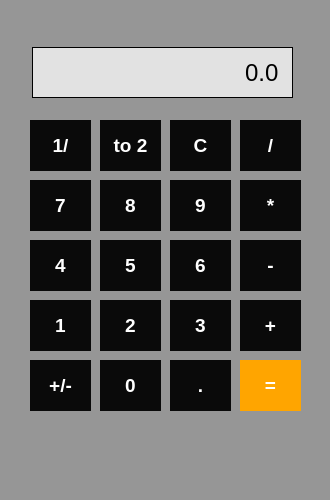
<?xml version="1.0" encoding="UTF-8"?>
<ui version="4.0">
 <class>Calculator</class>
 <widget class="QMainWindow" name="Calculator">
  <property name="geometry">
   <rect>
    <x>0</x>
    <y>0</y>
    <width>330</width>
    <height>500</height>
   </rect>
  </property>
  <property name="minimumSize">
   <size>
    <width>330</width>
    <height>500</height>
   </size>
  </property>
  <property name="maximumSize">
   <size>
    <width>330</width>
    <height>500</height>
   </size>
  </property>
  <property name="windowTitle">
   <string>Calculator</string>
  </property>
  <property name="styleSheet">
   <string notr="true">background-color: rgb(150, 150, 150)</string>
  </property>
  <widget class="QWidget" name="centralwidget">
   <widget class="QPushButton" name="MathBtnMultiply">
    <property name="geometry">
     <rect>
      <x>240</x>
      <y>180</y>
      <width>61</width>
      <height>51</height>
     </rect>
    </property>
    <property name="font">
     <font>
      <pointsize>14</pointsize>
      <bold>true</bold>
     </font>
    </property>
    <property name="styleSheet">
     <string notr="true">QPushButton {
	background-color: rgb(10, 10, 10);
	border:  none;
	color:  white;
}

QPushButton:pressed {
	background-color: rgb(100, 100, 100);
	color:  white;
}

QPushButton:hover {
	background-color: rgb(60, 160, 60);
	color: white;
}</string>
    </property>
    <property name="text">
     <string>*</string>
    </property>
   </widget>
   <widget class="QPushButton" name="MathBtnDivide">
    <property name="geometry">
     <rect>
      <x>240</x>
      <y>120</y>
      <width>61</width>
      <height>51</height>
     </rect>
    </property>
    <property name="font">
     <font>
      <pointsize>14</pointsize>
      <bold>true</bold>
     </font>
    </property>
    <property name="styleSheet">
     <string notr="true">QPushButton {
	background-color: rgb(10, 10, 10);
	border:  none;
	color:  white;
}

QPushButton:pressed {
	background-color: rgb(100, 100, 100);
	color:  white;
}

QPushButton:hover {
	background-color: rgb(60, 160, 60);
	color: white;
}</string>
    </property>
    <property name="text">
     <string>/</string>
    </property>
   </widget>
   <widget class="QPushButton" name="Button8">
    <property name="geometry">
     <rect>
      <x>100</x>
      <y>180</y>
      <width>61</width>
      <height>51</height>
     </rect>
    </property>
    <property name="font">
     <font>
      <pointsize>14</pointsize>
      <bold>true</bold>
     </font>
    </property>
    <property name="styleSheet">
     <string notr="true">QPushButton {
	background-color: rgb(10, 10, 10);
	border:  none;
	color:  white;
}

QPushButton:pressed {
	background-color: rgb(100, 100, 100);
	color:  white;
}

QPushButton:hover {
	background-color: rgb(60, 160, 60);
	color: white;
}</string>
    </property>
    <property name="text">
     <string>8</string>
    </property>
   </widget>
   <widget class="QPushButton" name="Button2">
    <property name="geometry">
     <rect>
      <x>100</x>
      <y>300</y>
      <width>61</width>
      <height>51</height>
     </rect>
    </property>
    <property name="font">
     <font>
      <pointsize>14</pointsize>
      <bold>true</bold>
     </font>
    </property>
    <property name="styleSheet">
     <string notr="true">QPushButton {
	background-color: rgb(10, 10, 10);
	border:  none;
	color:  white;
}

QPushButton:pressed {
	background-color: rgb(100, 100, 100);
	color:  white;
}

QPushButton:hover {
	background-color: rgb(60, 160, 60);
	color: white;
}</string>
    </property>
    <property name="text">
     <string>2</string>
    </property>
   </widget>
   <widget class="QPushButton" name="Btn1bySth">
    <property name="geometry">
     <rect>
      <x>30</x>
      <y>120</y>
      <width>61</width>
      <height>51</height>
     </rect>
    </property>
    <property name="font">
     <font>
      <pointsize>14</pointsize>
      <bold>true</bold>
     </font>
    </property>
    <property name="styleSheet">
     <string notr="true">QPushButton {
	background-color: rgb(10, 10, 10);
	border:  none;
	color:  white;
}

QPushButton:pressed {
	background-color: rgb(100, 100, 100);
	color:  white;
}

QPushButton:hover {
	background-color: rgb(60, 160, 60);
	color: white;
}</string>
    </property>
    <property name="text">
     <string>1/</string>
    </property>
   </widget>
   <widget class="QPushButton" name="Button1">
    <property name="geometry">
     <rect>
      <x>30</x>
      <y>300</y>
      <width>61</width>
      <height>51</height>
     </rect>
    </property>
    <property name="font">
     <font>
      <pointsize>14</pointsize>
      <bold>true</bold>
     </font>
    </property>
    <property name="styleSheet">
     <string notr="true">QPushButton {
	background-color: rgb(10, 10, 10);
	border:  none;
	color:  white;
}

QPushButton:pressed {
	background-color: rgb(100, 100, 100);
	color:  white;
}

QPushButton:hover {
	background-color: rgb(60, 160, 60);
	color: white;
}</string>
    </property>
    <property name="text">
     <string>1</string>
    </property>
   </widget>
   <widget class="QLineEdit" name="Display">
    <property name="geometry">
     <rect>
      <x>32</x>
      <y>47</y>
      <width>261</width>
      <height>51</height>
     </rect>
    </property>
    <property name="font">
     <font>
      <pointsize>18</pointsize>
      <bold>false</bold>
     </font>
    </property>
    <property name="styleSheet">
     <string notr="true">QPushButton {
	background-color: rgb(219, 216, 255);
	border:  none;
	border-radius: 5px;
	color: black;
}

QPushButton:pressed {
	background-color: rgb(161, 170, 255);
	border:  none;
	border-radius: 5px;
	color: black;
}

QLineEdit{
	background-color: rgb(226, 226, 226);
	border:  1px solid #000;
	color: black;
	padding: 10px;
}</string>
    </property>
    <property name="text">
     <string>0.0</string>
    </property>
    <property name="alignment">
     <set>Qt::AlignRight|Qt::AlignTrailing|Qt::AlignVCenter</set>
    </property>
   </widget>
   <widget class="QPushButton" name="BtnPlusMinus">
    <property name="geometry">
     <rect>
      <x>30</x>
      <y>360</y>
      <width>61</width>
      <height>51</height>
     </rect>
    </property>
    <property name="font">
     <font>
      <pointsize>14</pointsize>
      <bold>true</bold>
     </font>
    </property>
    <property name="styleSheet">
     <string notr="true">QPushButton {
	background-color: rgb(10, 10, 10);
	border:  none;
	color:  white;
}

QPushButton:pressed {
	background-color: rgb(100, 100, 100);
	color:  white;
}

QPushButton:hover {
	background-color: rgb(60, 160, 60);
	color: white;
}</string>
    </property>
    <property name="text">
     <string>+/-</string>
    </property>
   </widget>
   <widget class="QPushButton" name="ButtonPoint">
    <property name="geometry">
     <rect>
      <x>170</x>
      <y>360</y>
      <width>61</width>
      <height>51</height>
     </rect>
    </property>
    <property name="font">
     <font>
      <pointsize>14</pointsize>
      <bold>true</bold>
     </font>
    </property>
    <property name="styleSheet">
     <string notr="true">QPushButton {
	background-color: rgb(10, 10, 10);
	border:  none;
	color:  white;
}

QPushButton:pressed {
	background-color: rgb(100, 100, 100);
	color:  white;
}

QPushButton:hover {
	background-color: rgb(60, 160, 60);
	color: white;
}</string>
    </property>
    <property name="text">
     <string>.</string>
    </property>
   </widget>
   <widget class="QPushButton" name="Button6">
    <property name="geometry">
     <rect>
      <x>170</x>
      <y>240</y>
      <width>61</width>
      <height>51</height>
     </rect>
    </property>
    <property name="font">
     <font>
      <pointsize>14</pointsize>
      <bold>true</bold>
     </font>
    </property>
    <property name="styleSheet">
     <string notr="true">QPushButton {
	background-color: rgb(10, 10, 10);
	border:  none;
	color:  white;
}

QPushButton:pressed {
	background-color: rgb(100, 100, 100);
	color:  white;
}

QPushButton:hover {
	background-color: rgb(60, 160, 60);
	color: white;
}</string>
    </property>
    <property name="text">
     <string>6</string>
    </property>
   </widget>
   <widget class="QPushButton" name="BtnPow2">
    <property name="geometry">
     <rect>
      <x>100</x>
      <y>120</y>
      <width>61</width>
      <height>51</height>
     </rect>
    </property>
    <property name="font">
     <font>
      <pointsize>14</pointsize>
      <bold>true</bold>
     </font>
    </property>
    <property name="styleSheet">
     <string notr="true">QPushButton {
	background-color: rgb(10, 10, 10);
	border:  none;
	color:  white;
}

QPushButton:pressed {
	background-color: rgb(100, 100, 100);
	color:  white;
}

QPushButton:hover {
	background-color: rgb(60, 160, 60);
	color: white;
}</string>
    </property>
    <property name="text">
     <string>to 2</string>
    </property>
   </widget>
   <widget class="QPushButton" name="Button7">
    <property name="geometry">
     <rect>
      <x>30</x>
      <y>180</y>
      <width>61</width>
      <height>51</height>
     </rect>
    </property>
    <property name="font">
     <font>
      <pointsize>14</pointsize>
      <bold>true</bold>
     </font>
    </property>
    <property name="styleSheet">
     <string notr="true">QPushButton {
	background-color: rgb(10, 10, 10);
	border:  none;
	color:  white;
}

QPushButton:pressed {
	background-color: rgb(100, 100, 100);
	color:  white;
}

QPushButton:hover {
	background-color: rgb(60, 160, 60);
	color: white;
}</string>
    </property>
    <property name="text">
     <string>7</string>
    </property>
   </widget>
   <widget class="QPushButton" name="MathBtnSubtract">
    <property name="geometry">
     <rect>
      <x>240</x>
      <y>240</y>
      <width>61</width>
      <height>51</height>
     </rect>
    </property>
    <property name="font">
     <font>
      <pointsize>14</pointsize>
      <bold>true</bold>
     </font>
    </property>
    <property name="styleSheet">
     <string notr="true">QPushButton {
	background-color: rgb(10, 10, 10);
	border:  none;
	color:  white;
}

QPushButton:pressed {
	background-color: rgb(100, 100, 100);
	color:  white;
}

QPushButton:hover {
	background-color: rgb(60, 160, 60);
	color: white;
}</string>
    </property>
    <property name="text">
     <string>-</string>
    </property>
   </widget>
   <widget class="QPushButton" name="Button3">
    <property name="geometry">
     <rect>
      <x>170</x>
      <y>300</y>
      <width>61</width>
      <height>51</height>
     </rect>
    </property>
    <property name="font">
     <font>
      <pointsize>14</pointsize>
      <bold>true</bold>
     </font>
    </property>
    <property name="styleSheet">
     <string notr="true">QPushButton {
	background-color: rgb(10, 10, 10);
	border:  none;
	color:  white;
}

QPushButton:pressed {
	background-color: rgb(100, 100, 100);
	color:  white;
}

QPushButton:hover {
	background-color: rgb(60, 160, 60);
	color: white;
}</string>
    </property>
    <property name="text">
     <string>3</string>
    </property>
   </widget>
   <widget class="QPushButton" name="Button4">
    <property name="geometry">
     <rect>
      <x>30</x>
      <y>240</y>
      <width>61</width>
      <height>51</height>
     </rect>
    </property>
    <property name="font">
     <font>
      <pointsize>14</pointsize>
      <bold>true</bold>
     </font>
    </property>
    <property name="styleSheet">
     <string notr="true">QPushButton {
	background-color: rgb(10, 10, 10);
	border:  none;
	color:  white;
}

QPushButton:pressed {
	background-color: rgb(100, 100, 100);
	color:  white;
}

QPushButton:hover {
	background-color: rgb(60, 160, 60);
	color: white;
}</string>
    </property>
    <property name="text">
     <string>4</string>
    </property>
   </widget>
   <widget class="QPushButton" name="MathBtnPlus">
    <property name="geometry">
     <rect>
      <x>240</x>
      <y>300</y>
      <width>61</width>
      <height>51</height>
     </rect>
    </property>
    <property name="font">
     <font>
      <pointsize>14</pointsize>
      <bold>true</bold>
     </font>
    </property>
    <property name="styleSheet">
     <string notr="true">QPushButton {
	background-color: rgb(10, 10, 10);
	border:  none;
	color:  white;
}

QPushButton:pressed {
	background-color: rgb(100, 100, 100);
	color:  white;
}

QPushButton:hover {
	background-color: rgb(60, 160, 60);
	color: white;
}</string>
    </property>
    <property name="text">
     <string>+</string>
    </property>
   </widget>
   <widget class="QPushButton" name="Button9">
    <property name="geometry">
     <rect>
      <x>170</x>
      <y>180</y>
      <width>61</width>
      <height>51</height>
     </rect>
    </property>
    <property name="font">
     <font>
      <pointsize>14</pointsize>
      <bold>true</bold>
     </font>
    </property>
    <property name="styleSheet">
     <string notr="true">QPushButton {
	background-color: rgb(10, 10, 10);
	border:  none;
	color:  white;
}

QPushButton:pressed {
	background-color: rgb(100, 100, 100);
	color:  white;
}

QPushButton:hover {
	background-color: rgb(60, 160, 60);
	color: white;
}</string>
    </property>
    <property name="text">
     <string>9</string>
    </property>
   </widget>
   <widget class="QPushButton" name="ButtonEquals">
    <property name="geometry">
     <rect>
      <x>240</x>
      <y>360</y>
      <width>61</width>
      <height>51</height>
     </rect>
    </property>
    <property name="font">
     <font>
      <pointsize>14</pointsize>
      <bold>true</bold>
     </font>
    </property>
    <property name="styleSheet">
     <string notr="true">QPushButton {
	background-color: rgb(255, 165, 0);
	border:  none;
	color:  white;
}

QPushButton:pressed {
	background-color: rgb(125, 80, 0);
	color:  white;
}

QPushButton:hover {
	background-color: rgb(150, 90, 0);
	color: white;
}</string>
    </property>
    <property name="text">
     <string>=</string>
    </property>
   </widget>
   <widget class="QPushButton" name="ButtonClear">
    <property name="geometry">
     <rect>
      <x>170</x>
      <y>120</y>
      <width>61</width>
      <height>51</height>
     </rect>
    </property>
    <property name="font">
     <font>
      <pointsize>14</pointsize>
      <bold>true</bold>
     </font>
    </property>
    <property name="styleSheet">
     <string notr="true">QPushButton {
	background-color: rgb(10, 10, 10);
	border:  none;
	color:  white;
}

QPushButton:pressed {
	background-color: rgb(100, 100, 100);
	color:  white;
}

QPushButton:hover {
	background-color: rgb(60, 160, 60);
	color: white;
}</string>
    </property>
    <property name="text">
     <string>С</string>
    </property>
   </widget>
   <widget class="QPushButton" name="Button5">
    <property name="geometry">
     <rect>
      <x>100</x>
      <y>240</y>
      <width>61</width>
      <height>51</height>
     </rect>
    </property>
    <property name="font">
     <font>
      <pointsize>14</pointsize>
      <bold>true</bold>
     </font>
    </property>
    <property name="styleSheet">
     <string notr="true">QPushButton {
	background-color: rgb(10, 10, 10);
	border:  none;
	color:  white;
}

QPushButton:pressed {
	background-color: rgb(100, 100, 100);
	color:  white;
}

QPushButton:hover {
	background-color: rgb(60, 160, 60);
	color: white;
}</string>
    </property>
    <property name="text">
     <string>5</string>
    </property>
   </widget>
   <widget class="QPushButton" name="Button0">
    <property name="geometry">
     <rect>
      <x>100</x>
      <y>360</y>
      <width>61</width>
      <height>51</height>
     </rect>
    </property>
    <property name="font">
     <font>
      <pointsize>14</pointsize>
      <bold>true</bold>
     </font>
    </property>
    <property name="styleSheet">
     <string notr="true">QPushButton {
	background-color: rgb(10, 10, 10);
	border:  none;
	color:  white;
}

QPushButton:pressed {
	background-color: rgb(100, 100, 100);
	color:  white;
}

QPushButton:hover {
	background-color: rgb(60, 160, 60);
	color: white;
}</string>
    </property>
    <property name="text">
     <string>0</string>
    </property>
   </widget>
  </widget>
  <widget class="QMenuBar" name="menubar">
   <property name="geometry">
    <rect>
     <x>0</x>
     <y>0</y>
     <width>330</width>
     <height>25</height>
    </rect>
   </property>
  </widget>
  <widget class="QStatusBar" name="statusbar"/>
 </widget>
 <resources/>
 <connections/>
</ui>
